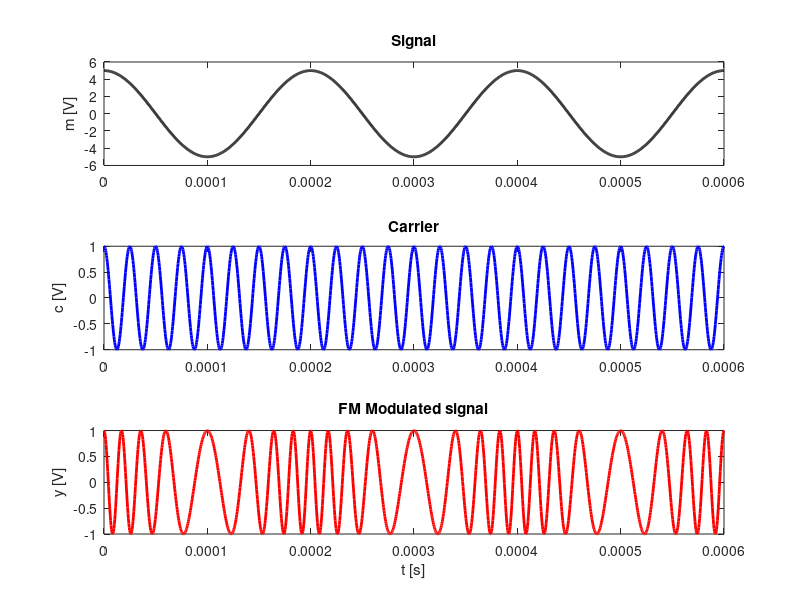

Here is the MATLAB script that generated this plot:
% clear all
% clc
% 
% t = linspace(1,1500,10^4);
% %t = 1:0.05:1500;
% %t = 1:1500;
% f = 0.5*sin(t/50*2*pi);
% y = 1/2*cos(2*pi*0.2*t + 10*f);
% 
% figure(50);
% clf;
% subplot(2,1,1);
% plot(t,f,'b','Linewidth', 2);
% xlim([0 100]);
% xlabel('time');
% ylabel('frequency');
% 
% subplot(2,1,2);
% plot(t,y,'r','Linewidth', 2);
% xlim([0 100]);
% xlabel('time');
% ylabel('signal');


clear all;
clc;

% signal info
Am = 5; % V
fm = 5e3; % kHz

% carrier info
Ac = 1;    % V
fc = 40e3; % Hz

% freq modulation index
beta = 4;

% freguency deviation
delta_f = beta*fm; % Hz

% modulated signal
% vector of time
Tm = 1/fm;
%nop = 2^12;
nop = 1500;
t = linspace(0,3*Tm,nop);
m = Am*cos(2*pi*fm*t);
figure(1); clf
subplot(3,1,1);
plot(t,m,'k','Linewidth', 2); 
ylabel('m [V]');
title('Signal');
subplot(3,1,2);
c = Ac*cos(2*pi*fc*t);
plot(t,c,'b','Linewidth', 2);
ylabel('c [V]');
title('Carrier');
subplot(3,1,3);
y = Ac*cos(2*pi*fc*t + delta_f/fm*sin(2*pi*fm*t));
plot(t,y,'r','Linewidth', 2);
xlabel('t [s]'); ylabel('y [V]');
title('FM Modulated signal');


